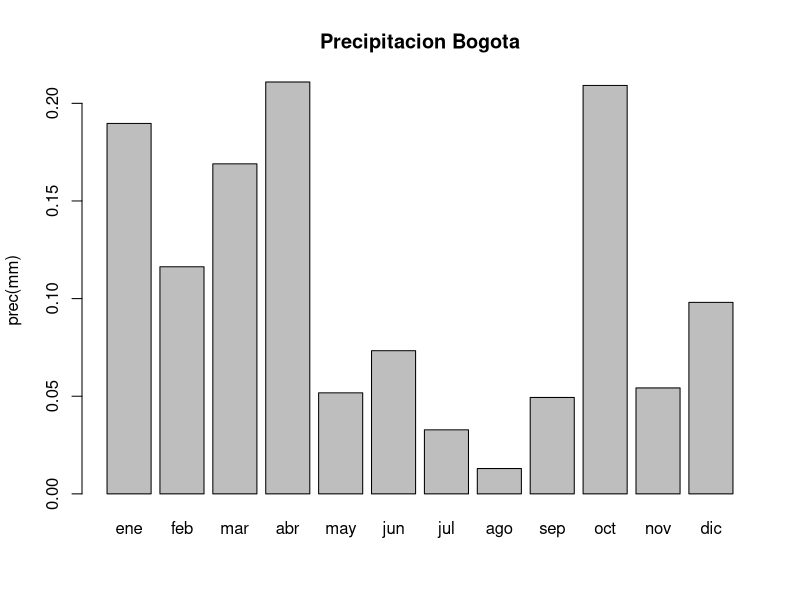

This figure's R source:
#***********************************************************
#
#  Modelamiento Ambiental con aplicaciones en R
#
#  Profesor Jorge E. Pachon
#
#***********************************************************
#
#Este archivo tiene informacion de variables meteorologicas de la ciudad de Bogota
#provenientes de la estacion Simon Bolivar de la Red de Monitoreo de Calidad del Aire
#RMCAB (http://201.245.192.252:81/home/map)
#
#
#creacion de una variable donde se almacena la informacion
bogotaset <- read.csv("IDRD2012.csv"); bogotaset
#Nombre de columnas
colnames(bogotaset)
#Numero de columnas
length(bogotaset)
#numero de observaiones
nrow(bogotaset)

#creacion de variable con datos de precipitacion
lluvia=bogotaset[,"Lluvia"]
fechas=bogotaset[,"date"]
viento_dir=bogotaset[,"dirviento"]
viento_vel=bogotaset[,"velviento"]
hum=bogotaset[,"Humedad"]
temp=bogotaset[,"Temperatura"]

#calculo de promedios aritmeticos
mean(lluvia, na.rm=TRUE)
mean(viento_dir, na.rm=TRUE)
mean(viento_vel, na.rm=TRUE)
mean(temp, na.rm=TRUE)
mean(hum, na.rm=TRUE)

#calculo del rango 
min(lluvia, na.rm=TRUE)
max(lluvia, na.rm=TRUE)
#repetir para las demas variables

#calculo desviacion estandar
sd(lluvia, na.rm=TRUE)
sd(viento_dir, na.rm=TRUE)
sd(viento_vel, na.rm=TRUE)
sd(temp, na.rm=TRUE)
sd(hum, na.rm=TRUE)


#separacion de variables por meses
ene=bogotaset[1:744,]
feb=bogotaset[745:1440,]
mar=bogotaset[1441:2184,]
abr=bogotaset[2185:2904,]
may=bogotaset[2905:3648,]
jun=bogotaset[3649:4368,]
jul=bogotaset[4369:5112,]
ago=bogotaset[5113:5856,]
sep=bogotaset[5857:6576,]
oct=bogotaset[6577:7320,]
nov=bogotaset[7321:8040,]
dic=bogotaset[8041:8784,]


ene_prec=mean(ene[,"Lluvia"],na.rm=TRUE)
feb_prec=mean(feb[,"Lluvia"],na.rm=TRUE)
mar_prec=mean(mar[,"Lluvia"],na.rm=TRUE)
abr_prec=mean(abr[,"Lluvia"],na.rm=TRUE)
may_prec=mean(may[,"Lluvia"],na.rm=TRUE)
jun_prec=mean(jun[,"Lluvia"],na.rm=TRUE)
jul_prec=mean(jul[,"Lluvia"],na.rm=TRUE)
ago_prec=mean(ago[,"Lluvia"],na.rm=TRUE)
sep_prec=mean(sep[,"Lluvia"],na.rm=TRUE)
oct_prec=mean(oct[,"Lluvia"],na.rm=TRUE)
nov_prec=mean(nov[,"Lluvia"],na.rm=TRUE)
dic_prec=mean(dic[,"Lluvia"],na.rm=TRUE)

prec2012=c(ene_prec,feb_prec,mar_prec,abr_prec,may_prec,jun_prec,jul_prec,ago_prec,sep_prec,oct_prec,nov_prec,dic_prec)
mes2012=c("ene","feb","mar","abr","may","jun","jul","ago","sep","oct","nov","dic")

#grafico de barras
barplot(prec2012, main="Precipitacion Bogota", ylab="prec(mm)", names.arg=mes2012)
#barplot(prec2012, main="Precipitacion Bogota", xlab="mes", ylab="prec(mm)", horiz=TRUE, names.arg=mes2012)













